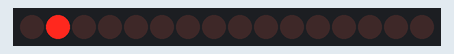
Recording of a sketch running on a simulated Arduino Uno, built with avr-gcc and run on an emulated ATmega328P. Shown: 16 shift-register outputs drawn as a row of LEDs (first output left, lit = HIGH).

Above: at 0.6 s.
At 5.1 s:
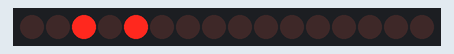
At 10.1 s:
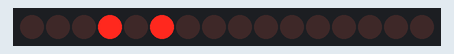
At 19.6 s:
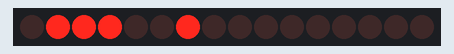
At 29.1 s:
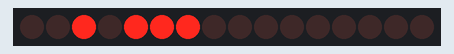
At 39.1 s:
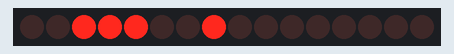
Timing chart, 0 to 40.0 s (numbered marks = the images above):
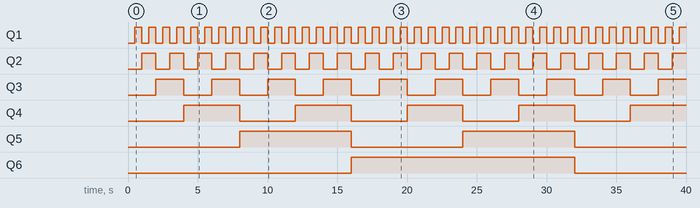

The sketch:

shift_reg_control.ino
```cpp
#define latchPin 9
#define clockPin 10
#define dataPin 11
void setup() {
  pinMode(latchPin, OUTPUT);
  pinMode(clockPin, OUTPUT);
  pinMode(dataPin, OUTPUT);
  pinMode(clockPin,LOW);

}

void loop() {
  for(int num=0;num<65536;num++)
  {
     digitalWrite(latchPin, LOW);

     shiftOut(dataPin, clockPin, MSBFIRST, (num>>8));

     shiftOut(dataPin, clockPin, MSBFIRST, num);
     num++;
     digitalWrite(latchPin, HIGH);
     delay(500);
  }

}
```

Measured:
- by itself, Q1: alternates HIGH for 0.50 s and LOW for 0.50 s
- by itself, Q2: alternates HIGH for 1.0 s and LOW for 1.0 s
- by itself, Q3: alternates HIGH for 2.0 s and LOW for 2.0 s
- by itself, Q4: alternates HIGH for 4.0 s and LOW for 4.0 s
- by itself, Q5: alternates HIGH for 8.0 s and LOW for 8.0 s
- by itself, Q6: LOW → HIGH at 16.0 s, → LOW 16.0 s later
